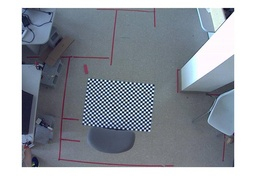
//> input picture assignment1/reduced_images/camera_calib1.jpg, 256 x 182 px, shrunk from 964 x 686 before the run
$ ./window_matching ../assignment1/reduced_images/camera_calib1.jpg   (built with g++ and OpenCV 4)
//> lines starting //> are read from the running program, lines starting //| are printed output that depends on the picture; after the words box and inside, x2 and y2 are one past the last pixel; in counts of white or black regions, pixels touching at a corner belong together
#include <iostream>
#include <opencv2/opencv.hpp>
#include <opencv2/xfeatures2d.hpp>
#include <opencv2/imgproc.hpp>

using namespace std;
using namespace cv;

void display_image(const Mat& image){
	namedWindow("opencv_viewer", WINDOW_AUTOSIZE);
	imshow("opencv_viewer", image);
	waitKey(0);
	destroyWindow("opencv_viewer");
}

void rescale_image(const Mat& in_image, Mat& out_image, float scale){
	resize(in_image, out_image, Size(in_image.cols/scale, in_image.rows/scale));
}

void split_image(const Mat& rgb, Mat& new_rgb, int offset){
	for(int y=0; y<new_rgb.rows; ++y){
		for(int x=0; x<new_rgb.cols; ++x){
			new_rgb.at<Vec3b>(y, x) = rgb.at<Vec3b>(y, x+offset);
		}
	}
}

void process_image(Mat& rgb, Mat& norm1, Mat& norm2){
	const float scale = 1.7;
	rescale_image(rgb, rgb, scale);

	Size new_size = Size(rgb.rows, rgb.cols/2);
	Mat3b rgb1(new_size, CV_8UC3);
	Mat3b rgb2(new_size, CV_8UC3);
	split_image(rgb, rgb1, 0);
	split_image(rgb, rgb2, rgb.cols/2);

	Mat img1(rgb1.size(), CV_8U);
	Mat img2(rgb2.size(), CV_8U);
	cvtColor(rgb1, img1, COLOR_RGB2GRAY);
	cvtColor(rgb2, img2, COLOR_RGB2GRAY);

	normalize(img1, norm1, 1, -1, NORM_MINMAX, CV_32F);
	normalize(img2, norm2, 1, -1, NORM_MINMAX, CV_32F);
}

void fill_window(const Mat& norm1, const Point& kp, Mat& window){
	for(int y=0; y<window.rows; ++y){
		for(int x=0; x<window.cols; ++x){
			window.at<float>(y, x) = norm1.at<float>(y+kp.x, x+kp.y);
		}
	}
}

void corresponding_window(const Mat& norm2, const Mat& window, Point& keypoint2){
	Mat convolve_norm;
	Point anchor(0, 0);
	const int ddepth = -1, delta = 0;
	filter2D(norm2, convolve_norm, ddepth, window, anchor, delta, BORDER_REPLICATE);

	double min_value, max_value;
	Point min_point, max_point;
	minMaxLoc(convolve_norm, &min_value, &max_value, &min_point, &max_point);
	keypoint2 = max_point;
}

int main(int argc, char const *argv[]){
	if(argc != 2){
		fprintf(stdout, "Usage: %s rgb.png\n", argv[0]);
		return 1;
	}
	Mat rgb = imread(argv[1], IMREAD_COLOR );
//> rgb is the input picture: 182 rows x 256 cols, CV_8UC3; mean B, G, R 163.9, 155.3, 149.5
	if(rgb.empty()){
		fprintf(stdout, "Unable to open image\n");
		return 1;
	}

	Mat norm1, norm2;
	// process_image(rgb, norm1, norm2);
	const float scale = 1.7;
	rescale_image(rgb, rgb, scale);
//> in rescale_image, `resize(in_image, out_image, Size(in_image.cols/scale, in_image.rows/sc..`:
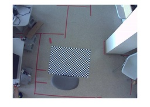
//> in_image: 107 rows x 150 cols, CV_8UC3; mean B, G, R 164.1, 155.5, 149.8

	Size new_size = Size(rgb.rows, rgb.cols/2);
//> new_size = Size(107, 75)
	Mat3b rgb1(new_size, CV_8UC3);
	Mat3b rgb2(new_size, CV_8UC3);
	split_image(rgb, rgb1, 0);
//> after the loop in split_image, `for(int y=0; y<new_rgb.rows; ++y)`:
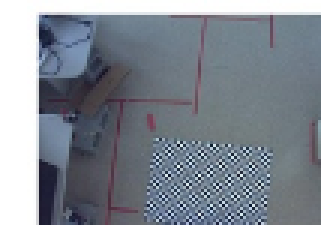
//> new_rgb: 75 rows x 107 cols, CV_8UC3 (shown 3 times larger); mean B, G, R 144.6, 134.6, 127.3
	split_image(rgb, rgb2, rgb.cols/2);
//> call 2 of split_image, with offset = 75
//> after the loop in split_image (call 2), `for(int y=0; y<new_rgb.rows; ++y)`:
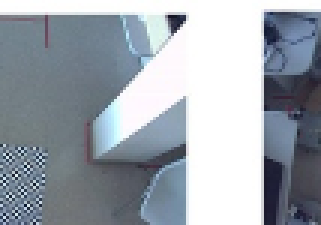
//> new_rgb: 75 rows x 107 cols, CV_8UC3 (shown 3 times larger); mean B, G, R 172.6, 163.9, 156.3

	Mat img1(rgb1.size(), CV_8U);
	Mat img2(rgb2.size(), CV_8U);
	cvtColor(rgb1, img1, COLOR_RGB2GRAY);
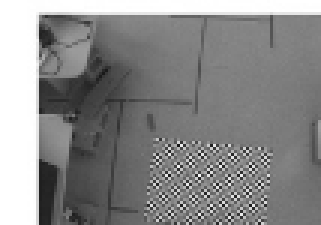
//> img1: 75 rows x 107 cols, CV_8UC1 (shown 3 times larger); min 21, max 255, mean 136.8
	cvtColor(rgb2, img2, COLOR_RGB2GRAY);

	normalize(img1, norm1, 1, -1, NORM_MINMAX, CV_32F);
	normalize(img2, norm2, 1, -1, NORM_MINMAX, CV_32F);
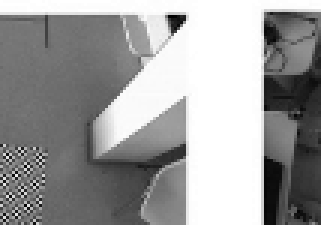
//> norm2: 75 rows x 107 cols, CV_32FC1 (shown 3 times larger); min -1, max 1, mean 0.223; drawn with min black and max white

	vector<Point> coord1, coord2;
	Mat window(5, 5, CV_32F);
	int count = 0, total=(norm1.rows * norm1.cols);
//> total = 8025

	for(int i=0; i<norm1.rows; ++i){
		for(int j=0; j<norm1.cols; ++j){
			Point keypoint1(i, j), keypoint2;
			fill_window(norm1, keypoint1, window);
			corresponding_window(norm2, window, keypoint2);
			coord1.push_back(keypoint1);
			coord2.push_back(keypoint2);

			if(count%1000 == 0)
				cout << "Count: " << count << "/" << total << endl;
			++count;
		}
	}
//> this loop made 75 passes
//> count on passes 1 to 12: 107, 214, 321, 428, 535, 642, 749, 856, 963, 1070, 1177, 1284
//> after the loop, window = [[-0.197, 0, 0, 0, 0], [0, 0, 0, 0, 0], [0, 0, 0, 0, 0], [0, 0, 0, 0, 0], [0, 0, 0, 0, 0]]; coord1 = 8025 Points (x, y), first 12: [0, 0], [0, 1], [0, 2], [0, 3], [0, 4], [0, 5], [0, 6], [0, 7], [0, 8], [0, 9], [0, 10], [0, 11]; coord2 = contour of 8025 points, box (x1, y1, x2, y2) (0, 0, 100, 74), area 26612; count = 8025

	Mat F, H1, H2;
	F = findFundamentalMat(coord1, coord2, CV_FM_RANSAC);
//> F = [[0.00018, 8.59e-05, -0.0149], [-2.65e-05, 0.000124, 0.00174], [-0.0118, -0.0123, 1]]
	stereoRectifyUncalibrated(coord1, coord2, F, norm1.size(), H1, H2);
//> H1 = [[-0.0156, -0.0021, 1.25], [-0.00366, 0.0208, 0.228], [-0.000434, 0.000237, 0.0344]]; H2 = [[-1.1, -0.655, 135.5], [-1.88, 0.0451, 134.9], [-0.037, -0.022, 3.77]]

	Mat warped_rgb1, warped_rgb2;
	cv::Size warped_image_size(norm1.cols*2, norm1.rows);
//> warped_image_size = Size(214, 75)
	warpPerspective(rgb1, warped_rgb1, H1, warped_image_size);
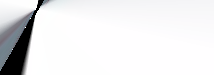
//> warped_rgb1: 75 rows x 214 cols, CV_8UC3; mean B, G, R 233, 231.7, 231.7
	warpPerspective(rgb2, warped_rgb2, H2, warped_image_size);
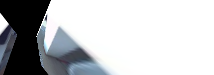
//> warped_rgb2: 75 rows x 214 cols, CV_8UC3; mean B, G, R 194.1, 191.8, 189.9

	display_image(warped_rgb1);
	display_image(warped_rgb2);

	return 0;
}

$ run again, on assignment1/reduced_images/camera_calib11.jpg
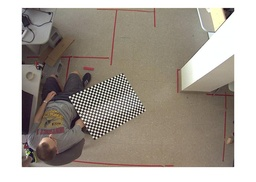
//> input picture assignment1/reduced_images/camera_calib11.jpg, 256 x 182 px, shrunk from 964 x 686 before the run
//> rgb is the input picture: 182 rows x 256 cols, CV_8UC3; mean B, G, R 151.5, 160.3, 168.1
//> `cvtColor(rgb2, img2, COLOR_RGB2GRAY);`:
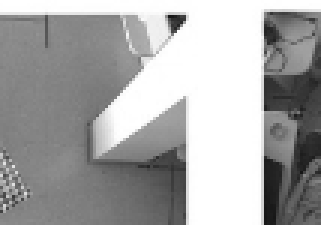
//> img2: 75 rows x 107 cols, CV_8UC1 (shown 3 times larger); min 21, max 255, mean 166.5
//> the loop `for(int i=0; i<norm1.rows; ++i)` made 75 passes
//> count on passes 1 to 8: 107, 214, 321, 428, 535, 642, 749, 856
//> after the loop `for(int i=0; i<norm1.rows; ++i)`: window = [[-0.109, 0, 0, 0, 0], [0, 0, 0, 0, 0], [0, 0, 0, 0, 0], [0, 0, 0, 0, 0], [0, 0, 0, 0, 0]]; coord1 = 8025 Points (x, y), first 12: [0, 0], [0, 1], [0, 2], [0, 3], [0, 4], [0, 5], [0, 6], [0, 7], [0, 8], [0, 9], [0, 10], [0, 11]; coord2 = contour of 8025 points, box (x1, y1, x2, y2) (0, 0, 107, 75), area 33932; count = 8025
//> F = [[0.000218, 4.63e-05, -0.0152], [-6.07e-05, -9.29e-06, 0.00419], [-0.0144, -0.00289, 1]]
//> H1 = [[0.00697, 0.000738, -0.478], [0.0025, 0.000787, -0.176], [0.000183, 3.88e-05, -0.0127]]; H2 = [[0.00786, 1.62, -7.36], [-0.998, 0.438, 73.69], [5.68e-05, 0.0117, 0.564]]
//> `warpPerspective(rgb2, warped_rgb2, H2, warped_image_size);`:
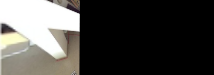
//> warped_rgb2: 75 rows x 214 cols, CV_8UC3; mean B, G, R 68.5, 71.8, 73.3
